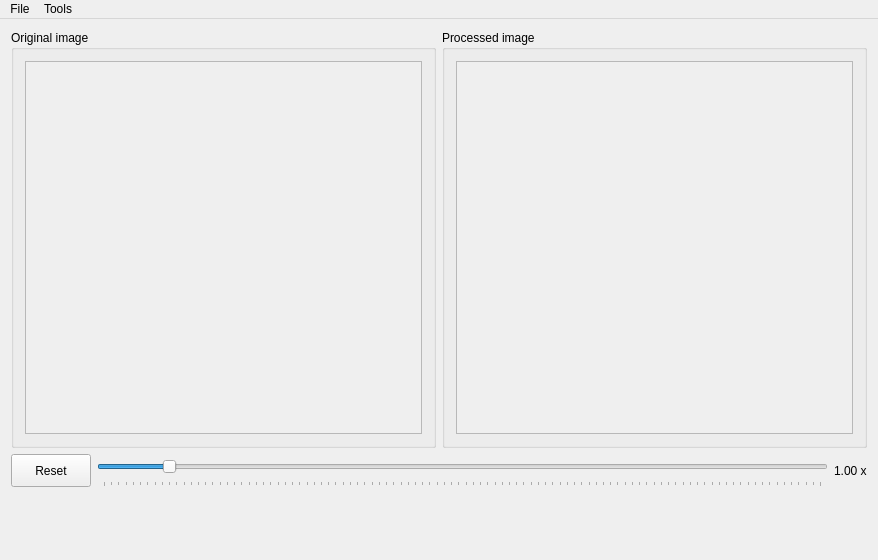
<?xml version="1.0" encoding="UTF-8"?>
<ui version="4.0">
 <class>MainWindow</class>
 <widget class="QMainWindow" name="MainWindow">
  <property name="geometry">
   <rect>
    <x>0</x>
    <y>0</y>
    <width>878</width>
    <height>560</height>
   </rect>
  </property>
  <property name="windowTitle">
   <string>MainWindow</string>
  </property>
  <widget class="QWidget" name="centralWidget">
   <layout class="QVBoxLayout" name="verticalLayout">
    <item>
     <layout class="QHBoxLayout" name="horizontalLayoutImages">
      <item>
       <widget class="QGroupBox" name="groupBoxOriginalImage">
        <property name="sizePolicy">
         <sizepolicy hsizetype="Expanding" vsizetype="Expanding">
          <horstretch>0</horstretch>
          <verstretch>0</verstretch>
         </sizepolicy>
        </property>
        <property name="title">
         <string>Original image</string>
        </property>
        <layout class="QHBoxLayout" name="horizontalLayout">
         <item>
          <widget class="QScrollArea" name="scrollAreaOriginalImage">
           <property name="widgetResizable">
            <bool>true</bool>
           </property>
           <widget class="QWidget" name="scrollAreaWidgetOriginalImage">
            <property name="geometry">
             <rect>
              <x>0</x>
              <y>0</y>
              <width>404</width>
              <height>379</height>
             </rect>
            </property>
            <layout class="QHBoxLayout" name="horizontalLayout_3">
             <item>
              <widget class="QLabel" name="labelOriginalImage">
               <property name="text">
                <string/>
               </property>
               <property name="scaledContents">
                <bool>true</bool>
               </property>
               <property name="alignment">
                <set>Qt::AlignLeading|Qt::AlignLeft|Qt::AlignVCenter</set>
               </property>
              </widget>
             </item>
            </layout>
           </widget>
          </widget>
         </item>
        </layout>
       </widget>
      </item>
      <item>
       <widget class="QGroupBox" name="groupBoxProcessedImage">
        <property name="sizePolicy">
         <sizepolicy hsizetype="Expanding" vsizetype="Expanding">
          <horstretch>0</horstretch>
          <verstretch>0</verstretch>
         </sizepolicy>
        </property>
        <property name="title">
         <string>Processed image</string>
        </property>
        <layout class="QHBoxLayout" name="horizontalLayout_2">
         <item>
          <widget class="QScrollArea" name="scrollAreaProcessedImage">
           <property name="widgetResizable">
            <bool>true</bool>
           </property>
           <widget class="QWidget" name="scrollAreaWidgetProcessedImage">
            <property name="geometry">
             <rect>
              <x>0</x>
              <y>0</y>
              <width>404</width>
              <height>379</height>
             </rect>
            </property>
            <layout class="QHBoxLayout" name="horizontalLayout_4">
             <item>
              <widget class="QLabel" name="labelProcessedImage">
               <property name="text">
                <string/>
               </property>
               <property name="scaledContents">
                <bool>true</bool>
               </property>
               <property name="alignment">
                <set>Qt::AlignLeading|Qt::AlignLeft|Qt::AlignVCenter</set>
               </property>
              </widget>
             </item>
            </layout>
           </widget>
          </widget>
         </item>
        </layout>
       </widget>
      </item>
     </layout>
    </item>
    <item>
     <layout class="QHBoxLayout" name="horizontalLayoutZoom">
      <item>
       <widget class="QPushButton" name="buttonResetZoom">
        <property name="sizePolicy">
         <sizepolicy hsizetype="Minimum" vsizetype="Fixed">
          <horstretch>0</horstretch>
          <verstretch>0</verstretch>
         </sizepolicy>
        </property>
        <property name="minimumSize">
         <size>
          <width>0</width>
          <height>33</height>
         </size>
        </property>
        <property name="text">
         <string>Reset</string>
        </property>
       </widget>
      </item>
      <item>
       <widget class="QSlider" name="horizontalSliderZoom">
        <property name="sizePolicy">
         <sizepolicy hsizetype="Expanding" vsizetype="Fixed">
          <horstretch>0</horstretch>
          <verstretch>0</verstretch>
         </sizepolicy>
        </property>
        <property name="minimumSize">
         <size>
          <width>0</width>
          <height>33</height>
         </size>
        </property>
        <property name="maximum">
         <number>198</number>
        </property>
        <property name="sliderPosition">
         <number>18</number>
        </property>
        <property name="orientation">
         <enum>Qt::Horizontal</enum>
        </property>
        <property name="tickPosition">
         <enum>QSlider::TicksBelow</enum>
        </property>
        <property name="tickInterval">
         <number>2</number>
        </property>
       </widget>
      </item>
      <item>
       <widget class="QLabel" name="labelZoomFactor">
        <property name="sizePolicy">
         <sizepolicy hsizetype="Preferred" vsizetype="Fixed">
          <horstretch>0</horstretch>
          <verstretch>0</verstretch>
         </sizepolicy>
        </property>
        <property name="minimumSize">
         <size>
          <width>0</width>
          <height>33</height>
         </size>
        </property>
        <property name="font">
         <font>
          <pointsize>9</pointsize>
         </font>
        </property>
        <property name="text">
         <string>1.00 x</string>
        </property>
       </widget>
      </item>
     </layout>
    </item>
    <item>
     <layout class="QGridLayout" name="gridLayoutMouseLabels">
      <item row="0" column="0">
       <widget class="QLabel" name="labelOriginalImagePixelValue">
        <property name="sizePolicy">
         <sizepolicy hsizetype="Preferred" vsizetype="Fixed">
          <horstretch>0</horstretch>
          <verstretch>0</verstretch>
         </sizepolicy>
        </property>
        <property name="minimumSize">
         <size>
          <width>0</width>
          <height>25</height>
         </size>
        </property>
        <property name="font">
         <font>
          <pointsize>10</pointsize>
         </font>
        </property>
        <property name="text">
         <string/>
        </property>
        <property name="alignment">
         <set>Qt::AlignCenter</set>
        </property>
       </widget>
      </item>
      <item row="0" column="1">
       <widget class="QLabel" name="labelProcessedImagePixelValue">
        <property name="sizePolicy">
         <sizepolicy hsizetype="Preferred" vsizetype="Fixed">
          <horstretch>0</horstretch>
          <verstretch>0</verstretch>
         </sizepolicy>
        </property>
        <property name="minimumSize">
         <size>
          <width>0</width>
          <height>25</height>
         </size>
        </property>
        <property name="font">
         <font>
          <pointsize>10</pointsize>
         </font>
        </property>
        <property name="text">
         <string/>
        </property>
        <property name="alignment">
         <set>Qt::AlignCenter</set>
        </property>
       </widget>
      </item>
      <item row="1" column="0" colspan="2">
       <widget class="QLabel" name="labelMousePosition">
        <property name="sizePolicy">
         <sizepolicy hsizetype="Preferred" vsizetype="Fixed">
          <horstretch>0</horstretch>
          <verstretch>0</verstretch>
         </sizepolicy>
        </property>
        <property name="minimumSize">
         <size>
          <width>0</width>
          <height>25</height>
         </size>
        </property>
        <property name="font">
         <font>
          <pointsize>10</pointsize>
         </font>
        </property>
        <property name="text">
         <string/>
        </property>
        <property name="alignment">
         <set>Qt::AlignCenter</set>
        </property>
       </widget>
      </item>
     </layout>
    </item>
   </layout>
  </widget>
  <widget class="QMenuBar" name="menuBar">
   <property name="geometry">
    <rect>
     <x>0</x>
     <y>0</y>
     <width>878</width>
     <height>21</height>
    </rect>
   </property>
   <widget class="QMenu" name="menuFile">
    <property name="title">
     <string>File</string>
    </property>
    <addaction name="actionLoad_grayscale_image"/>
    <addaction name="actionLoad_color_image"/>
    <addaction name="separator"/>
    <addaction name="actionSave_processed_image"/>
    <addaction name="separator"/>
    <addaction name="actionExit"/>
   </widget>
   <widget class="QMenu" name="menuTools">
    <property name="title">
     <string>Tools</string>
    </property>
    <addaction name="actionMagnifier"/>
    <addaction name="actionPlotter"/>
    <addaction name="separator"/>
    <addaction name="actionInvert"/>
   </widget>
   <addaction name="menuFile"/>
   <addaction name="menuTools"/>
  </widget>
  <action name="actionLoad_grayscale_image">
   <property name="text">
    <string>Load grayscale image</string>
   </property>
  </action>
  <action name="actionLoad_color_image">
   <property name="text">
    <string>Load color image</string>
   </property>
  </action>
  <action name="actionSave_processed_image">
   <property name="text">
    <string>Save processed image</string>
   </property>
  </action>
  <action name="actionExit">
   <property name="text">
    <string>Exit</string>
   </property>
  </action>
  <action name="actionMagnifier">
   <property name="text">
    <string>Magnifier</string>
   </property>
  </action>
  <action name="actionPlotter">
   <property name="text">
    <string>Plotter</string>
   </property>
  </action>
  <action name="actionInvert">
   <property name="text">
    <string>Invert</string>
   </property>
  </action>
 </widget>
 <layoutdefault spacing="6" margin="11"/>
 <resources/>
 <connections/>
</ui>
